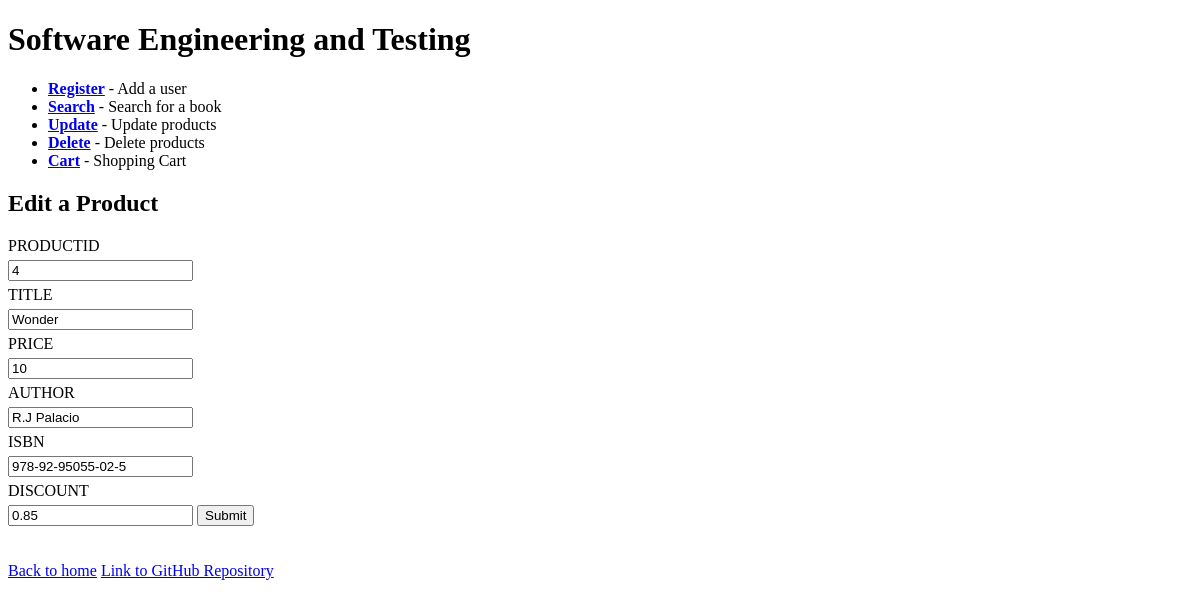
Page /update-single.php?id=4 (signed in) on the committed database.
### tables this page shows
CREATE TABLE PRODUCTS (
 PRODUCTID              INT(5) auto_increment,
 TITLE               	VARCHAR(40),
 PRICE  			DOUBLE,
 AUTHOR			VARCHAR(30),
 ISBN				VARCHAR(20),
 DISCOUNT			DOUBLE,
 CONSTRAINT PRODUCTS_PRIMARY_KEY PRIMARY KEY (PRODUCTID));

### common.php (called while the page is built, shortened)
<?php
function clean($data)
{
    $data = htmlspecialchars($data, ENT_QUOTES | ENT_SUBSTITUTE, "UTF-8");
    $data = trim($data);
    $data = stripslashes($data);
    return ($data);
}

### public/update-single.php (the view, shortened to what this page needs)
<?php
require "../common.php";
if (isset($_GET['id']))
{
    try {
        require_once '../src/DBconnect.php';
        $id = $_GET['id'];
        $sql = "SELECT * FROM products WHERE PRODUCTID = :PRODUCTID";
        $statement = $connection->prepare($sql);
        $statement->bindValue(':PRODUCTID', $id);
        $statement->execute();
        $product = $statement->fetch(PDO::FETCH_ASSOC);
    }
    catch(PDOException $error)
    {
        echo $sql . "<br>" . $error->getMessage();
    }
}
else
{
    echo "Something went wrong!";
    exit;
}
?>
<?php require "templates/header.php"; ?>
<h2>Edit a Product</h2>
<form method="post">
    <?php foreach ($product as $key => $value) : ?>
        <label for="<?php echo $key; ?>"><?php echo ucfirst($key); ?></label>
        <input type="text" name="<?php echo $key; ?>" id="<?php echo $key;
        ?>" value="<?php echo clean($value); ?>" <?php echo ($key === 'PRODUCTID' ?
            'readonly' : null); ?>>
    <?php endforeach; ?>
    <input type="submit" name="submit" value="Submit">
</form>
<?php require "templates/footer.php"; ?>

### public/css/style.css (style rules this page uses)
label { display: block; margin: 5px 0; }

### rows in the picture
products: PRODUCTID "4", TITLE "Wonder", PRICE "10", AUTHOR "R.J Palacio", ISBN "978-92-95055-02-5", DISCOUNT "0.85"

### other values in the picture
$key "PRODUCTID"
$key "TITLE"
$key "PRICE"
$key "AUTHOR"
$key "ISBN"
$key "DISCOUNT"
